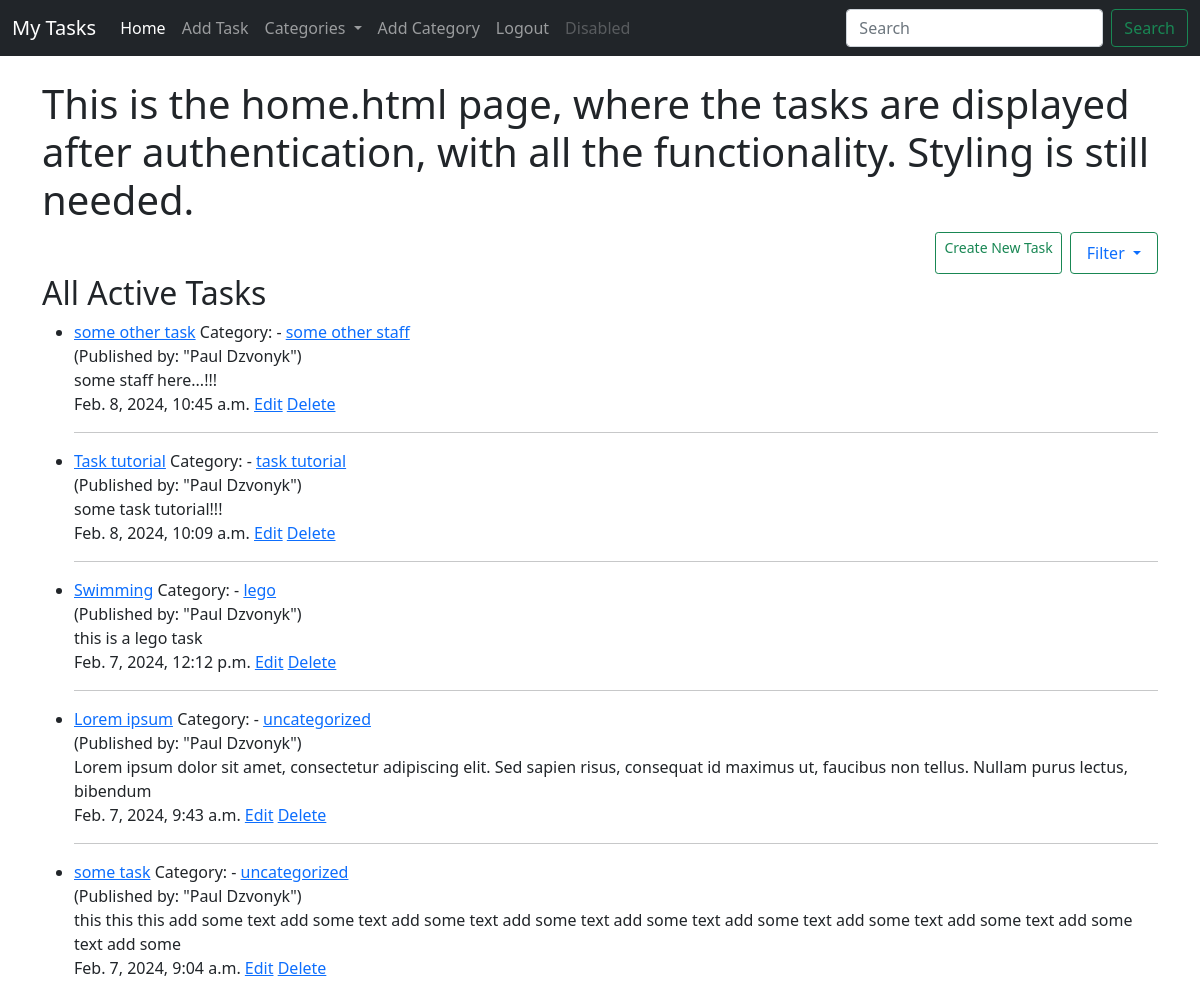
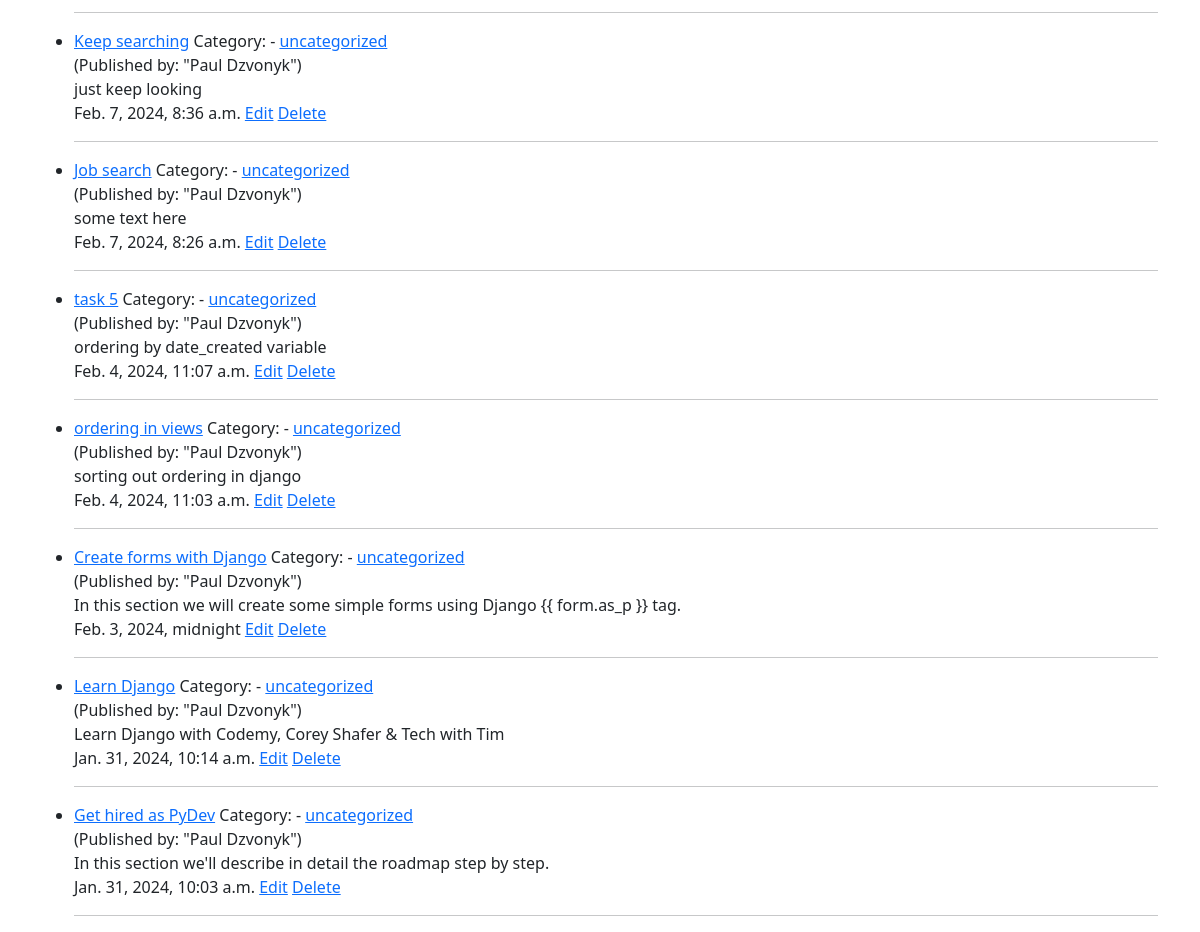
The app's page / (signed in) with its own data (2 pictures, top to bottom).
### task/models.py (models this page shows, shortened)
class Task(models.Model):
    title = models.CharField(max_length=200)
    title_tag = models.CharField(max_length=200)
    author = models.ForeignKey(User, on_delete=models.CASCADE)
    short_description = models.TextField()
    date_created = models.DateTimeField(auto_now_add=True)
    priority = models.IntegerField(default=0)
    category = models.CharField(max_length=200, default='uncategorized')
    completed = models.BooleanField(default=False)
    likes = models.ManyToManyField(User, related_name='task_likes')

### task/views.py (the view)
# urls.py: path('', HomeView.as_view(), name='home'),
class HomeView(CategoryMixin, ListView):
    model = Task
    template_name = 'task/home.html'
    ordering = ['-date_created']

### task/models.py (called while the page is built)
    def __str__(self):
        return self.category_name

### task/views.py (called while the page is built)
    def get_context_data(self, *args, **kwargs):
        cat_list = Category.objects.all()
        context = super().get_context_data(*args, **kwargs)
        context['cat_list'] = cat_list
        return context

### task/templates/task/home.html (shortened to what this page needs)
{% extends 'task/base.html' %}
{% block content %}
{% if user.is_authenticated %}
<h1>This is the home.html page, where the tasks are displayed after authentication, with all the functionality.
    Styling is still needed.</h1>
<div class="d-grid gap-2 d-md-flex justify-content-md-end">
    <a href="{% url 'add_task' %}" class="btn btn-outline-success btn-sm">Create New Task</a>
    <a class="nav-link dropdown-toggle btn btn-outline-success" href="#" id="navbarDropdown" role="button" data-bs-toggle="dropdown" aria-expanded="false">
        Filter
    </a>
</div>
<h2>All Active Tasks</h2>
<ul>
    {% for task in object_list %}
    {% if user.id == task.author.id %}
    <li>
        <a href="{% url 'task-detail' task.pk %}">{{ task.title }}</a>
        Category: - <a href="{% url 'category' task.category|slugify %}">{{ task.category }}</a> <br>
        (Published by: "{{ task.author.first_name }} {{ task.author.last_name }}")
        <br>
        {{ task.short_description|slice:":150"}}
        <br>
        {{ task.date_created }}
        {% if user.is_authenticated %}
        <a href="{% url 'edit_task' task.pk %}">Edit</a>
        <a href="{% url 'delete_task' task.pk %}">Delete</a>
        {% endif %}
        <hr>
    </li>
    {% endif %}
    {% endfor %}
</ul>
{% endif %}
{% endblock %}

### task/templates/task/base.html (shortened to what this page needs)
<!doctype html>
<html lang="en">
<head>
    <link href="https://cdn.jsdelivr.net/npm/bootstrap@5.0.2/dist/css/bootstrap.min.css"
          rel="stylesheet"
>
</head>
<body>
<nav class="navbar navbar-expand-lg navbar-dark bg-dark">
    <div class="container-fluid">
        <a class="navbar-brand" href="{% url 'home' %}">My Tasks</a>
        <div class="collapse navbar-collapse" id="navbarSupportedContent">
            <ul class="navbar-nav me-auto mb-2 mb-lg-0">
                {% if user.is_authenticated %}
                <li class="nav-item">
                    <a class="nav-link active" aria-current="page" href="{% url 'home' %}">Home</a>
                </li>
                <li class="nav-item">
                    <a class="nav-link" href="{% url 'add_task' %}">Add Task</a>
                </li>
                {% if cat_list %}
                <li class="nav-item dropdown">
                    <a class="nav-link dropdown-toggle" href="#" id="navbarDropdown" role="button" data-bs-toggle="dropdown" aria-expanded="false">
                        Categories
                    </a>
                </li>
                {% endif %}
                <li class="nav-item">
                    <a class="nav-link" href="{% url 'add_category' %}">Add Category</a>
                </li>
                <li class="nav-item">
                    <a class="nav-link" href="#" onclick="logout()">Logout</a>
                </li>
                <li class="nav-item">
                    <a class="nav-link disabled" href="#" tabindex="-1" aria-disabled="true">Disabled</a>
                </li>
                {% endif %}
            </ul>
            <form class="d-flex">
                <input class="form-control me-2" type="search" placeholder="Search" aria-label="Search">
                <button class="btn btn-outline-success" type="submit">Search</button>
            </form>
        </div>
    </div>
</nav>
<div class="container">
    <br>
    {% block content %}
    {% endblock %}
</div>
  </body>
</html>

### records on screen
Task: title "some other task", category "some other staff", author.first_name "Paul", author.last_name "Dzvonyk", short_description "some staff here...!!!", date_created "Feb. 8, 2024, 10:45 a.m."
Task: title "Task tutorial", category "task tutorial", author.first_name "Paul", author.last_name "Dzvonyk", short_description "some task tutorial!!!", date_created "Feb. 8, 2024, 10:09 a.m."
Task: title "Swimming", category "lego", author.first_name "Paul", author.last_name "Dzvonyk", short_description "this is a lego task", date_created "Feb. 7, 2024, 12:12 p.m."
Task: title "Lorem ipsum", category "uncategorized", author.first_name "Paul", author.last_name "Dzvonyk", short_description "Lorem ipsum dolor sit amet, consectetur adipiscing elit. Sed sapien risus, consequat id maximus ut, faucibus non tellus. Nullam purus lectus, bibendum", date_created "Feb. 7, 2024, 9:43 a.m."
Task: title "some task", category "uncategorized", author.first_name "Paul", author.last_name "Dzvonyk", short_description "this this this add some text add some text add some text add some text add some text add some text add some text add some text add some text add some", date_created "Feb. 7, 2024, 9:04 a.m."
Task: title "Keep searching", category "uncategorized", author.first_name "Paul", author.last_name "Dzvonyk", short_description "just keep looking", date_created "Feb. 7, 2024, 8:36 a.m."
Task: title "Job search", category "uncategorized", author.first_name "Paul", author.last_name "Dzvonyk", short_description "some text here", date_created "Feb. 7, 2024, 8:26 a.m."
Task: title "task 5", category "uncategorized", author.first_name "Paul", author.last_name "Dzvonyk", short_description "ordering by date_created variable", date_created "Feb. 4, 2024, 11:07 a.m."
Task: title "ordering in views", category "uncategorized", author.first_name "Paul", author.last_name "Dzvonyk", short_description "sorting out ordering in django", date_created "Feb. 4, 2024, 11:03 a.m."
Task: title "Create forms with Django", category "uncategorized", author.first_name "Paul", author.last_name "Dzvonyk", short_description "In this section we will create some simple forms using Django {{ form.as_p }} tag.", date_created "Feb. 3, 2024, midnight"
Task: title "Learn Django", category "uncategorized", author.first_name "Paul", author.last_name "Dzvonyk", short_description "Learn Django with Codemy, Corey Shafer & Tech with Tim", date_created "Jan. 31, 2024, 10:14 a.m."
Task: title "Get hired as PyDev", category "uncategorized", author.first_name "Paul", author.last_name "Dzvonyk", short_description "In this section we'll describe in detail the roadmap step by step.", date_created "Jan. 31, 2024, 10:03 a.m."
